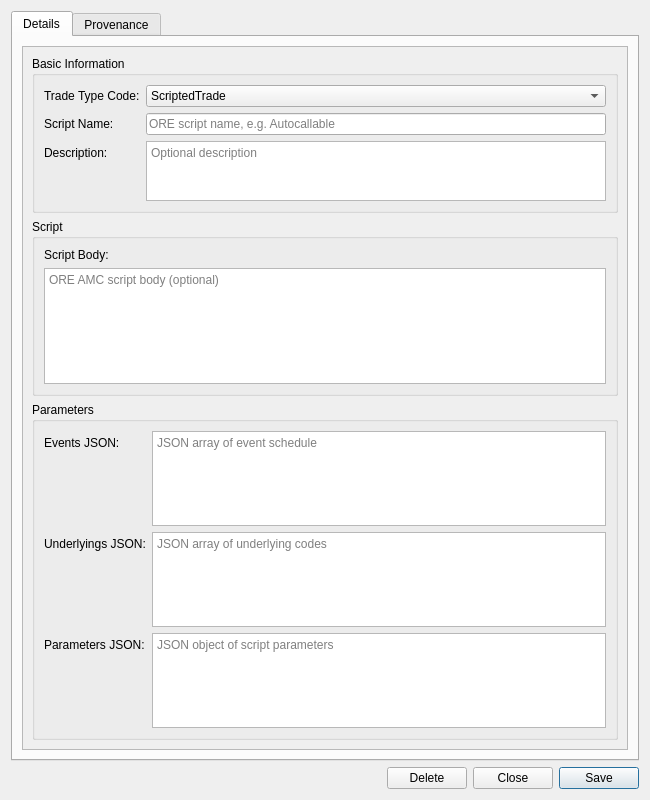
<?xml version="1.0" encoding="UTF-8"?>
<ui version="4.0">
 <class>ScriptedInstrumentDetailDialog</class>
 <widget class="QWidget" name="ScriptedInstrumentDetailDialog">
  <property name="geometry">
   <rect>
    <x>0</x>
    <y>0</y>
    <width>650</width>
    <height>800</height>
   </rect>
  </property>
  <property name="minimumSize">
   <size>
    <width>650</width>
    <height>800</height>
   </size>
  </property>
  <property name="windowTitle">
   <string>Scripted Instrument Details</string>
  </property>
  <layout class="QVBoxLayout" name="verticalLayout">
   <item>
    <widget class="QTabWidget" name="tabWidget">
     <property name="currentIndex"><number>0</number></property>
     <widget class="QWidget" name="detailsTab">
      <attribute name="title"><string>Details</string></attribute>
      <layout class="QVBoxLayout" name="detailsLayout">
       <item>
        <widget class="QScrollArea" name="detailsScrollArea">
         <property name="widgetResizable"><bool>true</bool></property>
         <widget class="QWidget" name="detailsScrollContents">
          <property name="geometry">
           <rect><x>0</x><y>0</y><width>620</width><height>720</height></rect>
          </property>
          <layout class="QVBoxLayout" name="detailsScrollLayout">
           <item>
            <widget class="QGroupBox" name="basicInfoGroup">
             <property name="title">
              <string>Basic Information</string>
             </property>
             <layout class="QFormLayout" name="basicInfoFormLayout">
              <item row="0" column="0">
               <widget class="QLabel" name="labelTradeTypeCode">
                <property name="text"><string>Trade Type Code:</string></property>
               </widget>
              </item>
              <item row="0" column="1">
               <widget class="QComboBox" name="tradeTypeCodeCombo">
                <item><property name="text"><string>ScriptedTrade</string></property></item>
                <item><property name="text"><string>Autocallable_01</string></property></item>
                <item><property name="text"><string>DoubleDigitalOption</string></property></item>
                <item><property name="text"><string>PerformanceOption_01</string></property></item>
               </widget>
              </item>
              <item row="1" column="0">
               <widget class="QLabel" name="labelScriptName">
                <property name="text"><string>Script Name:</string></property>
               </widget>
              </item>
              <item row="1" column="1">
               <widget class="QLineEdit" name="scriptNameEdit">
                <property name="placeholderText">
                 <string>ORE script name, e.g. Autocallable</string>
                </property>
               </widget>
              </item>
              <item row="2" column="0">
               <widget class="QLabel" name="labelDescription">
                <property name="text"><string>Description:</string></property>
               </widget>
              </item>
              <item row="2" column="1">
               <widget class="QPlainTextEdit" name="descriptionEdit">
                <property name="minimumSize">
                 <size><width>0</width><height>60</height></size>
                </property>
                <property name="maximumSize">
                 <size><width>16777215</width><height>120</height></size>
                </property>
                <property name="placeholderText">
                 <string>Optional description</string>
                </property>
               </widget>
              </item>
             </layout>
            </widget>
           </item>
           <item>
            <widget class="QGroupBox" name="scriptGroup">
             <property name="title">
              <string>Script</string>
             </property>
             <layout class="QVBoxLayout" name="scriptGroupLayout">
              <item>
               <widget class="QLabel" name="labelScriptBody">
                <property name="text"><string>Script Body:</string></property>
               </widget>
              </item>
              <item>
               <widget class="QPlainTextEdit" name="scriptBodyEdit">
                <property name="minimumSize">
                 <size><width>0</width><height>80</height></size>
                </property>
                <property name="maximumSize">
                 <size><width>16777215</width><height>200</height></size>
                </property>
                <property name="placeholderText">
                 <string>ORE AMC script body (optional)</string>
                </property>
               </widget>
              </item>
             </layout>
            </widget>
           </item>
           <item>
            <widget class="QGroupBox" name="parametersGroup">
             <property name="title">
              <string>Parameters</string>
             </property>
             <layout class="QFormLayout" name="parametersFormLayout">
              <item row="0" column="0">
               <widget class="QLabel" name="labelEventsJson">
                <property name="text"><string>Events JSON:</string></property>
               </widget>
              </item>
              <item row="0" column="1">
               <widget class="QPlainTextEdit" name="eventsJsonEdit">
                <property name="minimumSize">
                 <size><width>0</width><height>60</height></size>
                </property>
                <property name="maximumSize">
                 <size><width>16777215</width><height>120</height></size>
                </property>
                <property name="placeholderText">
                 <string>JSON array of event schedule</string>
                </property>
               </widget>
              </item>
              <item row="1" column="0">
               <widget class="QLabel" name="labelUnderlyingsJson">
                <property name="text"><string>Underlyings JSON:</string></property>
               </widget>
              </item>
              <item row="1" column="1">
               <widget class="QPlainTextEdit" name="underlyingsJsonEdit">
                <property name="minimumSize">
                 <size><width>0</width><height>60</height></size>
                </property>
                <property name="maximumSize">
                 <size><width>16777215</width><height>120</height></size>
                </property>
                <property name="placeholderText">
                 <string>JSON array of underlying codes</string>
                </property>
               </widget>
              </item>
              <item row="2" column="0">
               <widget class="QLabel" name="labelParametersJson">
                <property name="text"><string>Parameters JSON:</string></property>
               </widget>
              </item>
              <item row="2" column="1">
               <widget class="QPlainTextEdit" name="parametersJsonEdit">
                <property name="minimumSize">
                 <size><width>0</width><height>60</height></size>
                </property>
                <property name="maximumSize">
                 <size><width>16777215</width><height>120</height></size>
                </property>
                <property name="placeholderText">
                 <string>JSON object of script parameters</string>
                </property>
               </widget>
              </item>
             </layout>
            </widget>
           </item>
           <item>
            <spacer name="verticalSpacer">
             <property name="orientation"><enum>Qt::Vertical</enum></property>
             <property name="sizeHint" stdset="0">
              <size><width>20</width><height>40</height></size>
             </property>
            </spacer>
           </item>
          </layout>
         </widget>
        </widget>
       </item>
      </layout>
     </widget>
     <widget class="QWidget" name="provenanceTab">
      <attribute name="title"><string>Provenance</string></attribute>
      <layout class="QVBoxLayout" name="provenanceTabLayout">
       <item>
        <widget class="ores::qt::ProvenanceWidget" name="provenanceWidget" native="true"/>
       </item>
      </layout>
     </widget>
    </widget>
   </item>
   <item>
    <layout class="QHBoxLayout" name="buttonLayout">
     <item>
      <spacer name="horizontalSpacer">
       <property name="orientation"><enum>Qt::Horizontal</enum></property>
       <property name="sizeHint" stdset="0">
        <size><width>40</width><height>20</height></size>
       </property>
      </spacer>
     </item>
     <item>
      <widget class="QPushButton" name="deleteButton">
       <property name="text"><string>Delete</string></property>
      </widget>
     </item>
     <item>
      <widget class="QPushButton" name="closeButton">
       <property name="text"><string>Close</string></property>
      </widget>
     </item>
     <item>
      <widget class="QPushButton" name="saveButton">
       <property name="text"><string>Save</string></property>
       <property name="default"><bool>true</bool></property>
      </widget>
     </item>
    </layout>
   </item>
  </layout>
 </widget>
 <customwidgets>
  <customwidget>
   <class>ores::qt::ProvenanceWidget</class>
   <extends>QWidget</extends>
   <header>ores.qt/ProvenanceWidget.hpp</header>
  </customwidget>
 </customwidgets>
 <resources/>
 <connections/>
</ui>
